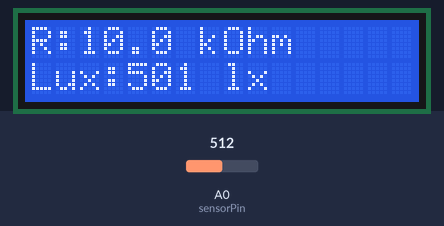
This sketch was run on a simulated Arduino Uno, built with avr-gcc and run on an emulated ATmega328P. Parts: 16×2 character LCD. The test bench sets the inputs (shaded band); at power-on: A0 (sensorPin) = 512. What the sketch prints to the serial monitor is not drawn.

Above: at 2.7 s.
2.8 s: A0 (sensorPin) set to 716
At 3.8 s:
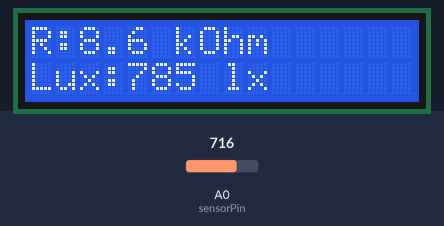
5.4 s: A0 (sensorPin) set to 900
At 6.1 s:
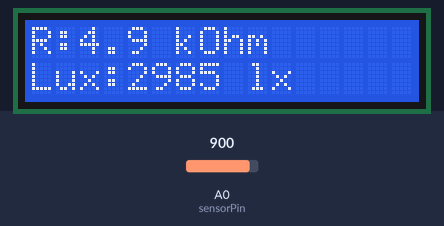
7.7 s: A0 (sensorPin) set to 1023
At 8.4 s:
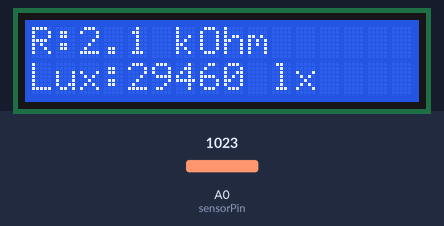
Timing chart, 0 to 10.7 s (numbered marks = the images above; inputs shaded):
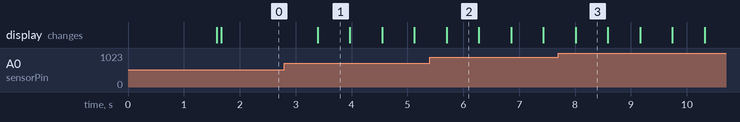

Measured:
- after the input at 2.8 s, the display: changes after 0.59 s (image 1)
- what the display in image 1 shows lasts 0.6 s, from 3.4 s to 4.0 s

The sketch:

code_Luxmeter.ino
```cpp
#include <Wire.h>
#include <LiquidCrystal_I2C.h>
#include <math.h>

// Дисплей LCD 1602 I2C
LiquidCrystal_I2C lcd(0x27, 16, 2);

// Подключение фоторезистора
const int sensorPin = A0;

// Сопротивление постоянного резистора в делителе
const float fixedResistor = 10000.0;

// Параметры расчета освещенности
// Начальные значения, которые можно откалибровать
const float luxCoefficient = 500.0;
const float luxExponent = 1.4;

// Сглаживание показаний
float filteredResistance = 0;
float filteredLux = 0;

bool firstMeasurement = true;

void setup() {
  lcd.init();
  lcd.backlight();
  Serial.begin(9600);
  lcd.setCursor(0, 0);
  lcd.print("Lux meter");
  lcd.setCursor(0, 1);
  lcd.print("Starting...");

  delay(1500);

  lcd.clear();
}

void loop() {
  // Считываем несколько измерений
  long sensorSum = 0;

  for (int i = 0; i < 20; i++) {
    sensorSum += analogRead(sensorPin);
    delay(2);
  }

  float sensorValue = sensorSum / 20.0;

  // Защита от деления на ноль
  if (sensorValue < 1) {
    sensorValue = 1;
  }

  if (sensorValue > 1022) {
    sensorValue = 1022;
  }

  // Рассчитываем сопротивление фоторезистора
  // Фоторезистор подключен к 5V,
  // постоянный резистор 10 кОм — к GND
  float resistance = fixedResistor *
                    (1023.0 / sensorValue - 1.0);

  // Переводим сопротивление в килоомы
  float resistanceKOhm = resistance / 1000.0;

  // Примерная оценка освещенности
  // Используется нелинейная степенная зависимость
  float lux = luxCoefficient *
              pow(10.0 / resistanceKOhm, luxExponent);

  // Ограничиваем диапазон отображения
  if (lux > 99999) {
    lux = 99999;
  }

  if (lux < 0) {
    lux = 0;
  }

  // Сглаживаем показания
  if (firstMeasurement) {
    filteredResistance = resistanceKOhm;
    filteredLux = lux;
    firstMeasurement = false;
  } else {
    filteredResistance =
        filteredResistance * 0.75 +
        resistanceKOhm * 0.25;

    filteredLux =
        filteredLux * 0.75 +
        lux * 0.25;
  }

  // Вывод сопротивления
  lcd.setCursor(0, 0);
  lcd.print("R:");

  if (filteredResistance < 100) {
    lcd.print(filteredResistance, 1);
  } else {
    lcd.print(filteredResistance, 0);
  }

  lcd.print(" kOhm      ");

  // Вывод освещенности
  lcd.setCursor(0, 1);
  lcd.print("Lux:");

  lcd.print((long)filteredLux);
  lcd.print(" lx       ");
  // Дублирование показаний в монитор порта
  Serial.print("ADC: ");
  Serial.print(sensorValue, 0);

  Serial.print(" | R: ");
  Serial.print(filteredResistance, 1);
  Serial.print(" kOhm");

  Serial.print(" | Lux: ");
  Serial.print((long)filteredLux);
  Serial.println(" lx");
  delay(500);
}
```
